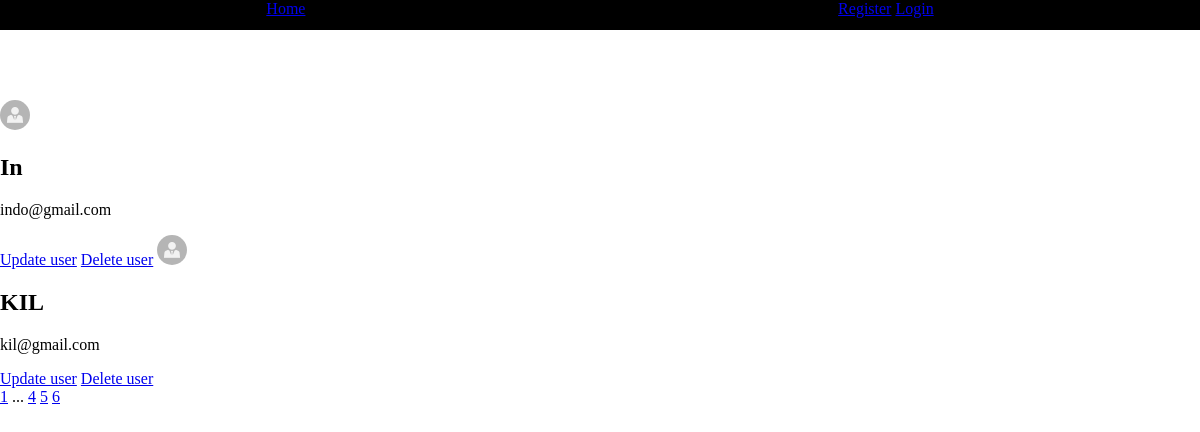
The app's page /?page=5 with its own data.
### app.py (models this page shows, shortened)
class User(db.Model, UserMixin):
    id = db.Column(db.Integer, primary_key=True)
    username = db.Column(db.String(50), nullable=False, unique=True)
    email = db.Column(db.String(120), nullable=False, unique=True)
    password = db.Column(db.String(100), nullable=False)
    image_file = db.Column(db.String(100), nullable=False, default='default.jpg')

### app.py (the view)
@app.route("/")
def home():
    page = request.args.get('page', 1, type=int)
    users = User.query.paginate(page=page, per_page=2)
    return render_template('home.html', users=users)

### templates/home.html
{% extends 'layout.html' %}
{% block content %}
    <div class="the-home">
        {% for user in users.items %}
            <img src="{{ url_for('static', filename='profile_pics/'+ user.image_file) }}" class="pro_image">
            <h2>{{ user.username }}</h2>
            <p>{{ user.email }}</p>
            <a href="{{ url_for('update_user', user_id=user.id) }}">Update user</a>
            <a href="{{ url_for('delete_user', user_id=user.id) }}">Delete user</a>
        {% endfor %}
    </div>
    <div>
        {% for page_num in users.iter_pages(left_edge=1, right_edge=1, left_current=1, right_current=1) %}
            {% if page_num %}
                <a href="{{ url_for('home', page=page_num) }}">{{ page_num }}</a>
            {% else %}
                ...
            {% endif %}
        {% endfor %}
    </div>
{% endblock %}

### static/main.css (style rules this page uses)
body { margin: 0; }
.the-home { margin-top: 100px; }
.pro_image { height: 30px; width: 30px; border-radius: 15px; }

### records on screen
User: image_file (placeholder picture), username "In", email "indo@gmail.com"
User: image_file (placeholder picture), username "KIL", email "kil@gmail.com"

### other values on screen
{{ page_num }} "1" "4" "5" "6"
